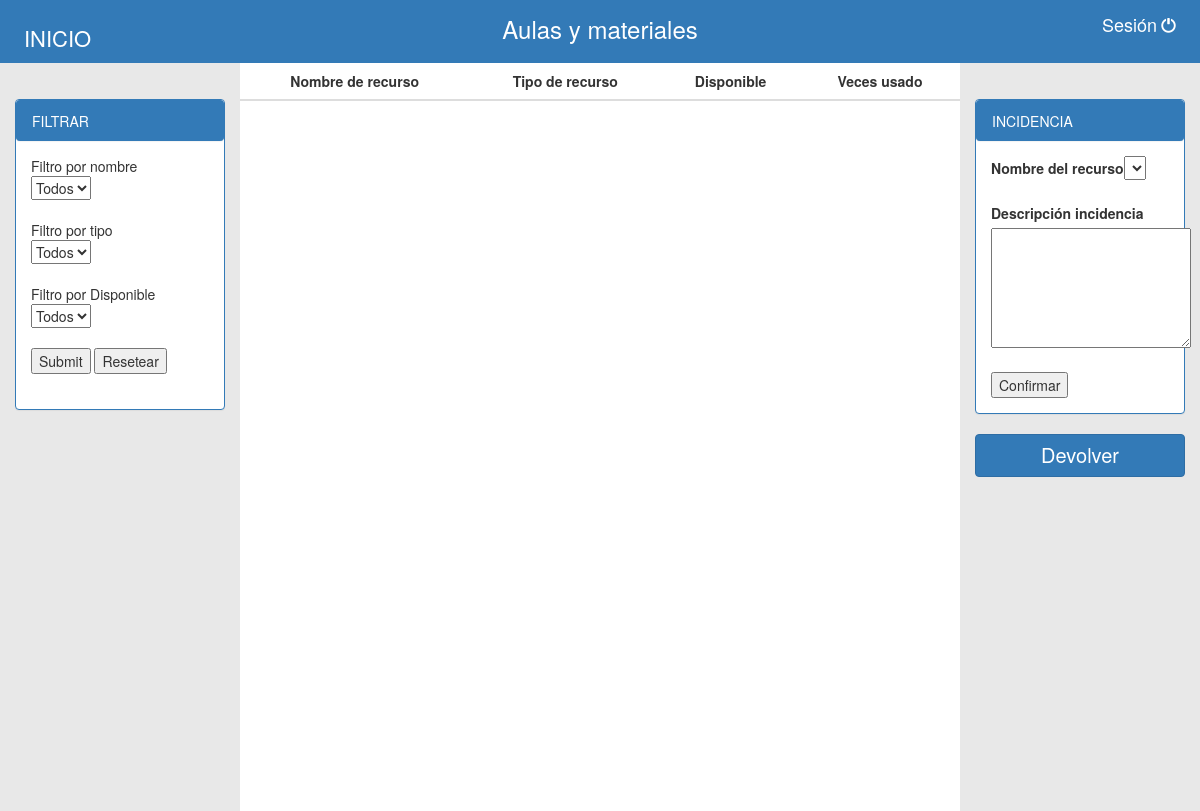
Page /Proyecto2_David_Nuria_Jorge/principal.php on the earlier database version.
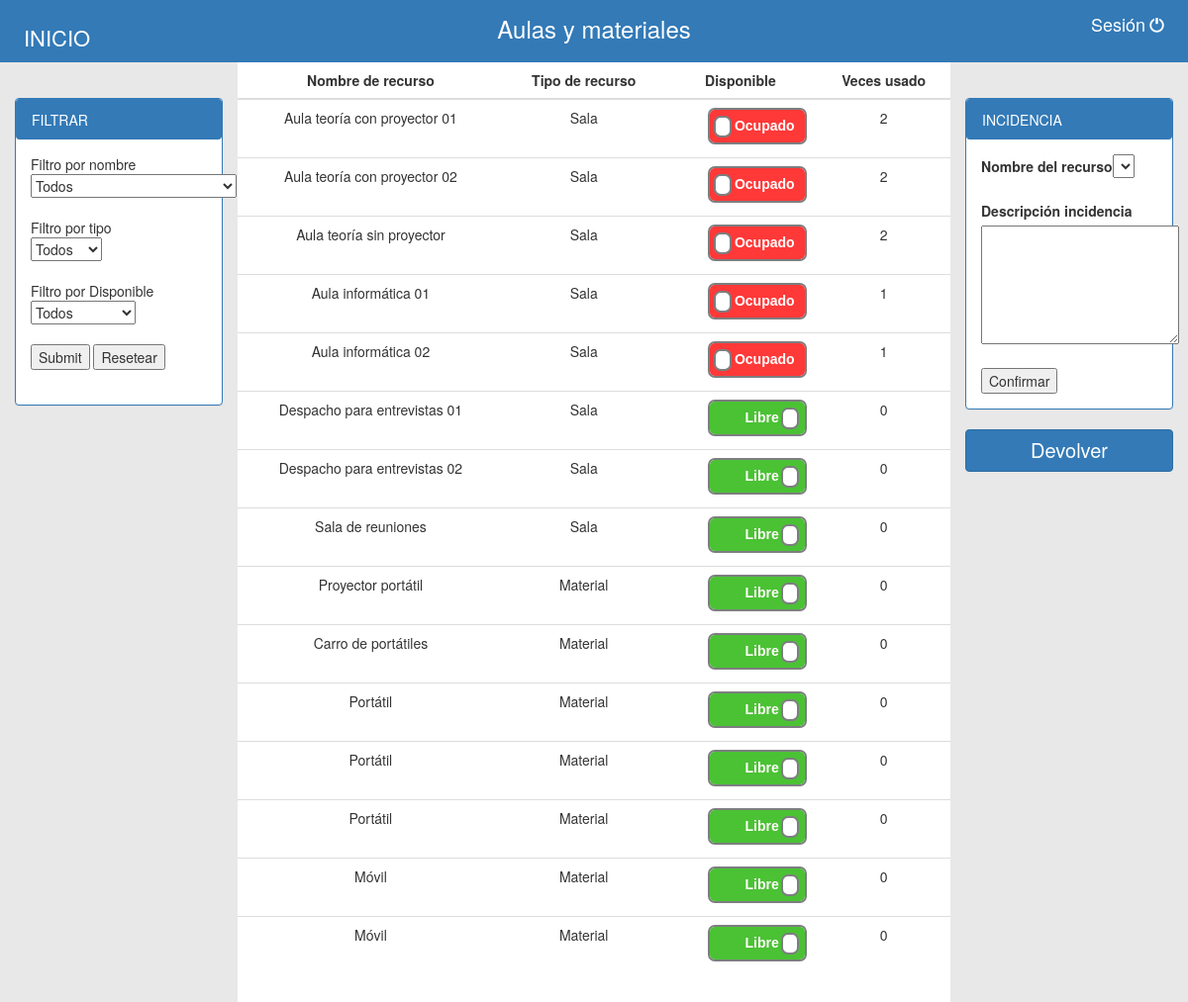
Same page on the later database version.
### tables this page shows
CREATE TABLE `tbl_recurso` (
  `idRecurso` int(4) NOT NULL,
  `nombreRecursos` varchar(35) DEFAULT NULL,
  `tipoRecursos` enum('Sala','Material') DEFAULT NULL,
  `Ocupado` tinyint(1) NOT NULL
);

### Proyecto2_David_Nuria_Jorge/principal.php (the view, shortened to what the changed rows need)
<!DOCTYPE html>
<html>
<head>
	<link rel="stylesheet" type="text/css" href="css/style.css">
	<link rel="stylesheet" href="https://maxcdn.bootstrapcdn.com/bootstrap/3.3.7/css/bootstrap.min.css">
</head>
<body>
	<?php
	$conexion=mysqli_connect("localhost", "root", "", "bd_empresa");
	if(!$conexion){
		echo "Error: No se pudo conectar a MySQL." . PHP_EOL;
		echo "errno de depuración: " . mysqli_connect_errno() . PHP_EOL;
		echo "error de depuración: " . mysqli_connect_error() . PHP_EOL;
		exit;
	} else {
		mysqli_query($conexion, "SET NAMES 'utf8'");
		if((isset($_REQUEST['devolver']))){
			?>
			<div id="contenedor_central">
				<table class="table">
					<thead>
						<tr>
							<th class="centro">Nombre de recurso</th>
							<th class="centro">Tipo de recurso</th>
							<th class="centro">Devolver</th>
						</tr>
					</thead>
					<tbody>
						<?php
						$k= "SELECT tbl_recurso.nombreRecursos,tbl_recurso.tipoRecursos,tbl_recurso.idRecurso from tbl_reserva inner join tbl_recurso where tbl_reserva.idRecurso = tbl_recurso.idRecurso and idUsuario = $_SESSION[idUsuario] and tbl_reserva.fechaLiberamiento is null";
						$rvis = mysqli_query($conexion, $k);
						if(mysqli_num_rows($rvis)>0){
							while($reserva = mysqli_fetch_array($rvis)){
								echo "<form action='principal.php' method='POST'>";
								echo "<tr class='filas'>";
								echo "<td>$reserva[nombreRecursos]</td>";
								echo "<td>$reserva[tipoRecursos]</td>";
								echo "<td>";
								echo "<button type='submit'name='devolverProducto' value='$reserva[idRecurso]' id='boton_devolver' class='btn btn-primary btn-block'>Devolver</button>";
								echo"</td>";
							}
							echo "<input type='hidden' name='devolver'>";
							echo "</form>";
						}else{
							echo "<td>No tiene reservas</td>";
						}
								}else{
									?>
									<div id="contenedor_central">
										<table class="table">
											<thead>
												<tr>
													<th class="centro">Nombre de recurso</th>
													<th class="centro">Tipo de recurso</th>
													<th class="centro">Disponible</th>
													<th class="centro">Veces usado</th>
												</tr>
											</thead>
											<tbody>
												<?php
												$q = "SELECT tbl_recurso.idRecurso ,tbl_recurso.nombreRecursos,tbl_recurso.tipoRecursos, tbl_recurso.Ocupado, count(tbl_reserva.idReserva) as veces_usado from tbl_recurso LEFT JOIN tbl_reserva on tbl_recurso.idRecurso = tbl_reserva.idRecurso group by tbl_recurso.idRecurso";
												$resultados = mysqli_query($conexion, $q);
												if(mysqli_num_rows($resultados)>0){
													$cont=0;
													while($reserva = mysqli_fetch_array($resultados)){
														echo "<form action='principal.php' method='REQUEST'>";
														echo "<tr class='filas'>";
														echo "<td>$reserva[nombreRecursos]</td>";
														echo "<td>$reserva[tipoRecursos]</td>";
														echo "<td>";
														echo "<div class='onoffswitch'>";
														if($reserva['Ocupado']==0){
															echo "<label class='onoffswitch-label' for='myonoffswitch$cont'>";
															echo "<span class='onoffswitch-switch'></span>";
															echo "</label>";
														}else{
															echo "<label class='onoffswitch-label' >";
															echo "<span class='onoffswitch-switch'></span>";
															echo "</label>";
														}
														echo "</div>";
														echo "<td>$reserva[veces_usado]</td>";
														echo "</tr>";
														echo "</form>";
														$cont++;
													}
												}
											}
										}
										?>
									</tbody>
								</table>
							</div>
						</body>
						</html>

Differences in the rows shown:
added tbl_recurso: nombreRecursos "Aula teoría con proyector 01", tipoRecursos "Sala", reserva "2"
added tbl_recurso: nombreRecursos "Aula teoría con proyector 02", tipoRecursos "Sala", reserva "2"
added tbl_recurso: nombreRecursos "Aula teoría sin proyector", tipoRecursos "Sala", reserva "2"
added tbl_recurso: nombreRecursos "Aula informática 01", tipoRecursos "Sala", reserva "1"
added tbl_recurso: nombreRecursos "Aula informática 02", tipoRecursos "Sala", reserva "1"
added tbl_recurso: nombreRecursos "Despacho para entrevistas 01", tipoRecursos "Sala", reserva "0"
added tbl_recurso: nombreRecursos "Despacho para entrevistas 02", tipoRecursos "Sala", reserva "0"
added tbl_recurso: nombreRecursos "Sala de reuniones", tipoRecursos "Sala", reserva "0"
added tbl_recurso: nombreRecursos "Proyector portátil", tipoRecursos "Material", reserva "0"
added tbl_recurso: nombreRecursos "Carro de portátiles", tipoRecursos "Material", reserva "0"
added tbl_recurso: nombreRecursos "Portátil", tipoRecursos "Material", reserva "0"
added tbl_recurso: nombreRecursos "Portátil", tipoRecursos "Material", reserva "0"
added tbl_recurso: nombreRecursos "Portátil", tipoRecursos "Material", reserva "0"
added tbl_recurso: nombreRecursos "Móvil", tipoRecursos "Material", reserva "0"
added tbl_recurso: nombreRecursos "Móvil", tipoRecursos "Material", reserva "0"
